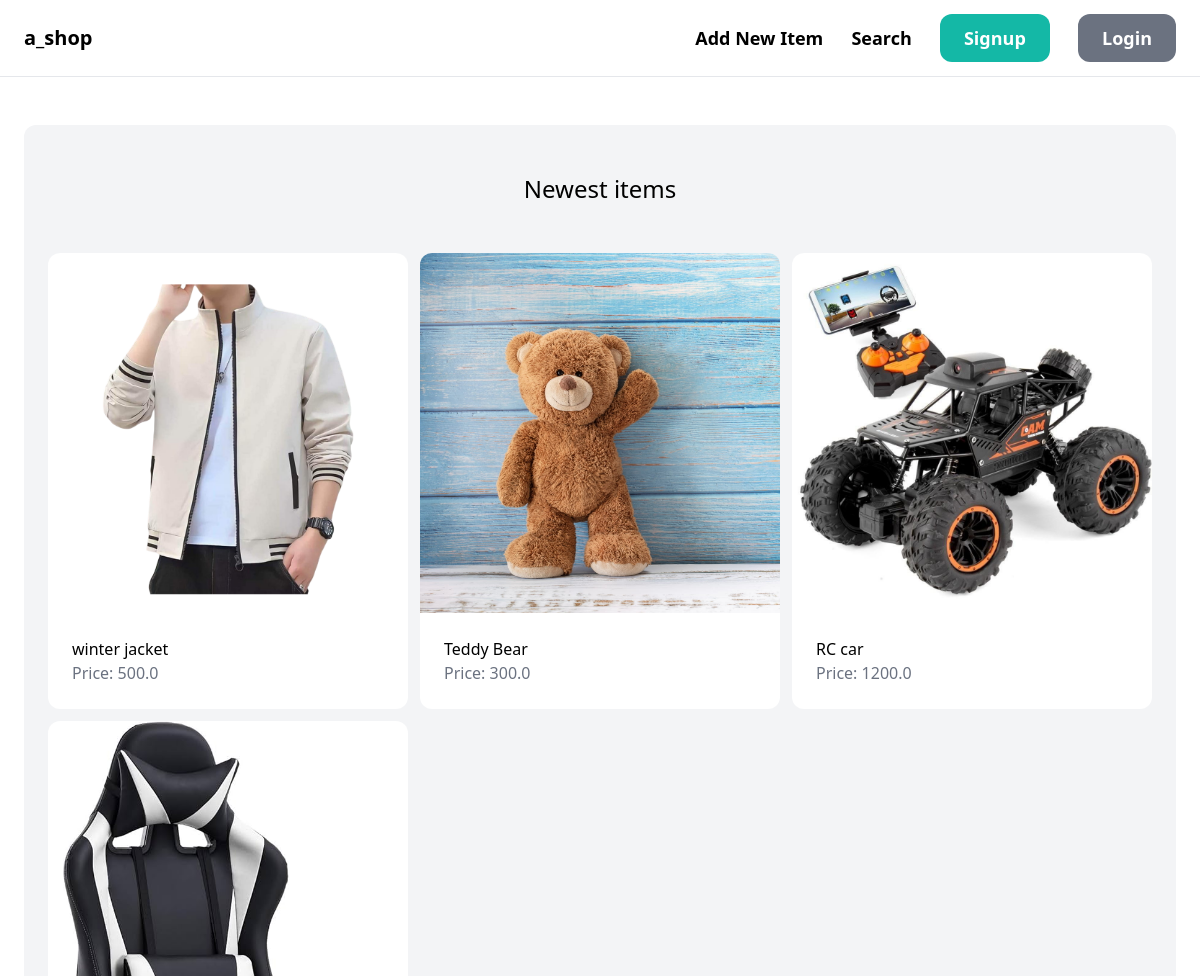
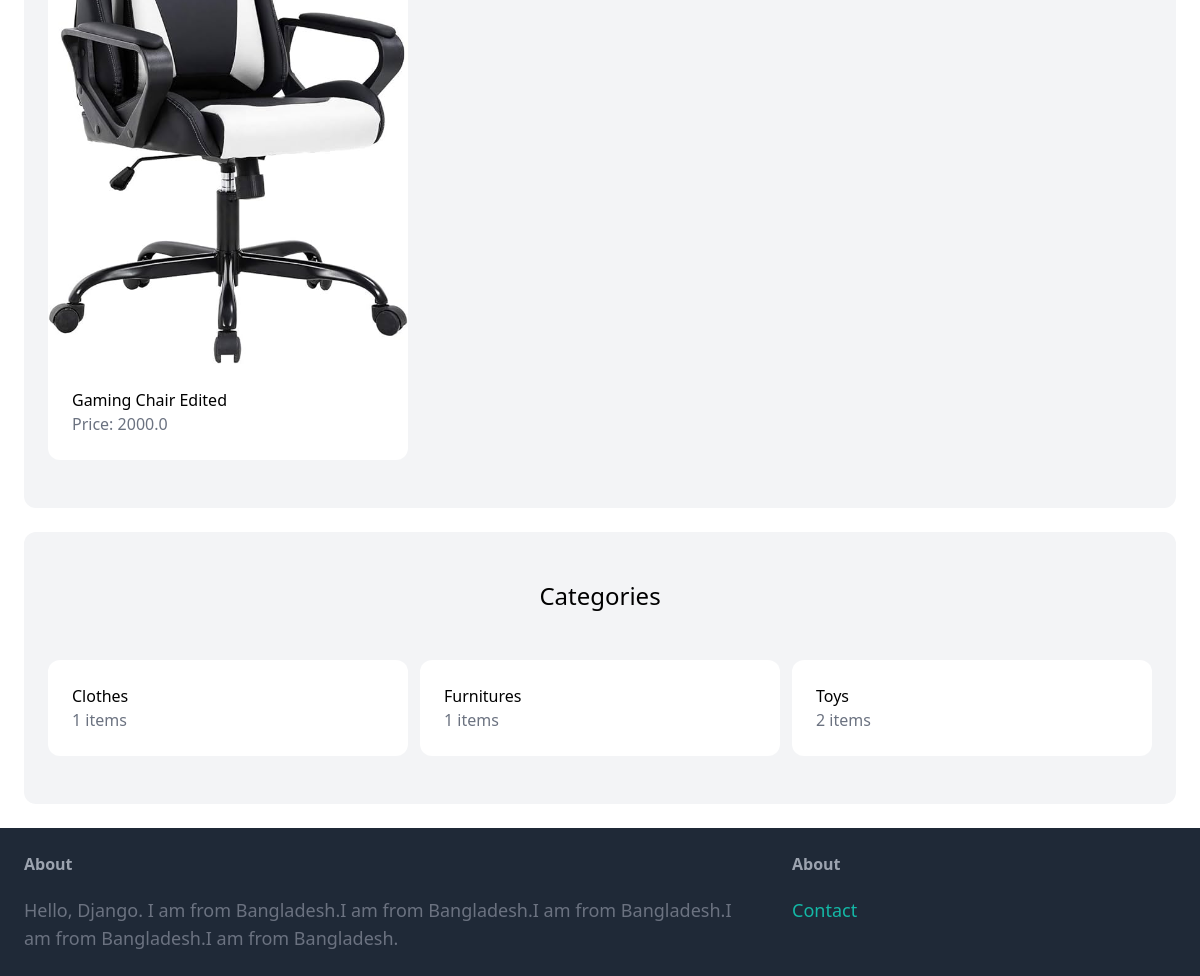
The page / on the database its author committed (2 pictures, top to bottom).
### item/models.py (models this page shows, shortened)
class Item(models.Model):
    category    = models.ForeignKey(Category, related_name = 'items', on_delete=models.CASCADE)
    name        = models.CharField(max_length=255)
    description = models.TextField(blank=True,null=True)
    price       = models.FloatField()
    image       = models.ImageField(upload_to='item_images',blank=True,null=True)
    is_sold     = models.BooleanField(default=False)
    created_by  = models.ForeignKey(User, related_name = 'item', on_delete=models.CASCADE)
    created_at  = models.DateTimeField(auto_now_add=True)

class Category(models.Model):
    name = models.CharField(max_length=255)
    class Meta:
        ordering = ("name",)
        verbose_name_plural = "Categories"

### core/views.py (the view)
# urls.py: path('',views.index, name='index'),
def index(request):
    items  = Item.objects.filter(is_sold=False)[0:6]
    categories = Category.objects.all()
    return render(request,'index.html',{
        'items':items,
        'categories':categories
    })

### templates/index.html (shortened to what this page needs)
{% extends "base.html" %}
{% block content %}
    <div class="mt-6 px-6 py-12 bg-gray-100 rounded-xl">
        <h2 class="mb-12 text-2xl text-center">Newest items</h2>
        <div class="grid grid-cols-3 gap-3">
            {% for item in items %}
                <div>
                    <a href="{% url 'item:detail' item.id %}">
                        <div>
                            <img src="{{item.image.url}}" class="rounded-t-xl" alt="">
                        </div>
                        <div class="p-6 bg-white rounded-b-xl">
                            <h2 class="text-exl">{{ item.name }}</h2>
                            <p class="text-gray-500">Price: {{ item.price }}</p>
                        </div>
                    </a>
                </div>
            {% endfor %}
        </div>
    </div>
    <div class="mt-6 px-6 py-12 bg-gray-100 rounded-xl">
        <h2 class="mb-12 text-2xl text-center">Categories</h2>
        <div class="grid grid-cols-3 gap-3 mt-6">
            {% for category in categories %}
                <div>
                    <a href="#">
                        <div class="p-6 bg-white rounded-xl">
                            <h2 class="text-exl">{{ category.name }}</h2>
                            <p class="text-gray-500">{{category.items.count}} items</p>
                        </div>
                    </a>
                </div>
            {% endfor %}
        </div>
    </div>
{% endblock content %}

### templates/base.html (shortened to what this page needs)
<!DOCTYPE html>
<html lang="en">
<head>
    <script src="https://cdn.tailwindcss.com"></script>
</head>
<body>
    <div class="px-6 py-6 flex justify-between items-center border-b border-gray-200">
        <a href="/" class="text-xl font-semibold">a_shop</a>
        <div class="space-x-6">
            <a href="{% url 'item:new' %}" class="text-lg font-semibold hover:text-gray-500">Add New Item</a>
            <a href="{% url 'item:items' %}" class="text-lg font-semibold hover:text-gray-500">Search</a>
            {% if request.user.is_authenticated %}
                <a href="{% url 'conversation:inbox' %}" class="px-6 py-3 text-lg font-semibold bg-teal-500 text-white rounded-xl hover:bg-teal-700">Inbox</a>
                <a href="{% url 'dashboard:index' %}" class="px-6 py-3 text-lg font-semibold bg-gray-500 text-white rounded-xl hover:bg-gray-700">Dashboard</a>
                <a href="{% url 'dashboard:logout_site' %}" class="px-6 py-3 text-lg font-semibold bg-gray-500 text-white rounded-xl hover:bg-gray-700">Logout</a>
            {% else %}
                <a href="{% url 'core:signup' %}" class="px-6 py-3 text-lg font-semibold bg-teal-500 text-white rounded-xl hover:bg-teal-700">Signup</a>
                <a href="{% url 'core:login' %}" class="px-6 py-3 text-lg font-semibold bg-gray-500 text-white rounded-xl hover:bg-gray-700">Login</a>
            {% endif %}
        </div>
    </div>
    <div class="px-6 py-6">
        {% block content %}{% endblock content %}
    </div>
    <footer class="py-6 px-6 flex justify-between bg-gray-800">
        <div class="w-2/3 pr-10">
            <h3 class="mb-5 font-semibold text-gray-400">About</h3>
            <p class="text-lg text-gray-500">Hello, Django. I am from Bangladesh.I am from Bangladesh.I am from Bangladesh.I am from Bangladesh.I am from Bangladesh.</p>
        </div>
        <div class="w-1/3">
            <h3 class="mb-5 font-semibold text-gray-400">About</h3>
            <ul class="space-y-2">
                <li><a href="{% url 'core:contact' %}" class="text-lg text-teal-500 hover:text-teal-700">Contact</a></li>
            </ul>
        </div>
    </footer>
</body>
</html>

### rows shown on the page
Item: image (picture), name "winter jacket", price "500.0"
Item: image (picture), name "Teddy Bear", price "300.0"
Item: image (picture), name "RC car", price "1200.0"
Item: image (picture), name "Gaming Chair Edited", price "2000.0"
Category: name "Clothes", items.count "1"
Category: name "Furnitures", items.count "1"
Category: name "Toys", items.count "2"
